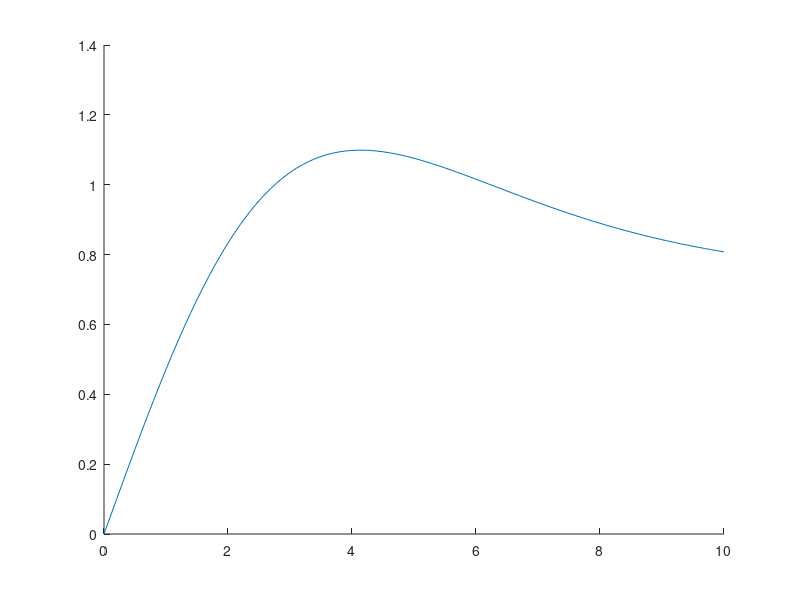

Write the MATLAB code that produced this figure.
%====================== Eulz2 ==========================
% The program computes the velocity and displacement of 
% a golf ball falling vertically in air and compares 
% with the analytical solution. The equation of motion 
% is integrated using Euler's method
%=======================================================

clear
nu = 1.5e-5 ;  % Kinematical viscosity [m^2/s]
rof = 1.22  ;  % Density of air [kg/m^3]
rol = 1275.0;  % Density of ball [kg/m^3]
d   =  0.041 ; % Diameter of ball [m]
tend = 10.0  ; % Max. time [s]
g = 9.81    ;  % Gravity [N/kg]

% Using Cd = 0.4;
alfa = 7.0e-3;
k1 = sqrt(g/alfa); k2 = sqrt(alfa*g);
hold on
for dt = [ 0.1]
    nsteps = round(tend/dt) + 1;
    za = zeros(nsteps,1); t = za; z = za; 
    v = za; feil = v;        % allocate space
    for k = 1:nsteps - 1
        t(k+1) = k*dt;
        z(k+1) = z(k) + dt*v(k);
        v(k+1) = v(k) + dt*(g - alfa*v(k)^2);
    end
    % Analytical solution
    za = log(cosh(k2*t))/alfa;
   
   % Compute the absolute or the relative error
   for k = 1:nsteps
       relerr(k) = abs(za(k) - z(k));
   end
   %relerr = relerr*100;
   plot(t,relerr)
end
shg
hold off
